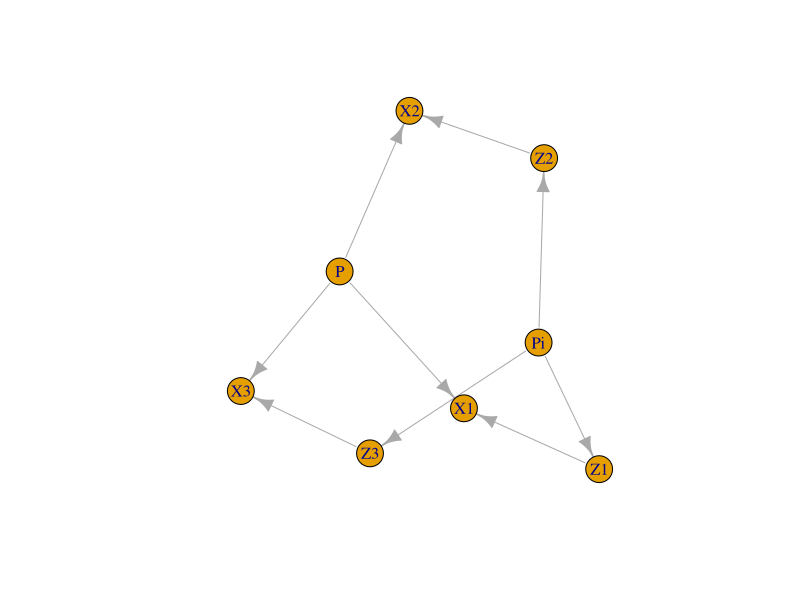

Reproduce this figure in R.
## ---- chunk 1
library(gtools)

set.seed(10)
## ---- chunk 2
library(igraph)

adj <- rbind(c(0, 1, 1, 1, 0, 0, 0, 0),
             c(0, 0, 0, 0, 1, 0, 0, 0),
             c(0, 0, 0, 0, 0, 1, 0, 0),
             c(0, 0, 0, 0, 0, 0, 1, 0),
             c(0, 0, 0, 0, 0, 0, 0, 0),
             c(0, 0, 0, 0, 0, 0, 0, 0),
             c(0, 0, 0, 0, 0, 0, 0, 0),
             c(0, 0, 0, 0, 1, 1, 1, 0))

names <- c("Pi", "Z1", "Z2", "Z3", "X1", "X2", "X3", "P")
plot(graph_from_adjacency_matrix(adj, weighted=T), vertex.label=names)
## ---- chunk 3
#' @param x an R vector of data
#' @param P a K by R matrix of allele frequencies
#' @return the log-likelihood for each of the K populations
log_pr_x_given_P <- function(x,P){
  tP <- t(P) #transpose P so tP is R by K
  return(colSums(x*log(tP)+(1-x)*log(1-tP)))
}

normalize <- function(x){return(x/sum(x))} #used in sample_z below

#' @param x an n by R matrix of data
#' @param P a K by R matrix of allele frequencies
#' @return an n vector of group memberships
sample_z <- function(x, P, Pi){
  K <- nrow(P)
  loglik_matrix <- apply(x, 1, log_pr_x_given_P, P=P)

  lik_matrix <- exp(loglik_matrix)
  lik_matrix <- lik_matrix * as.vector(Pi)

  p.z.given.x <- apply(lik_matrix,2,normalize) # normalize columns

  z <- rep(0, nrow(x))
  for(i in 1:length(z)){
    z[i] <- sample(1:K, size=1,prob=p.z.given.x[,i],replace=TRUE)
  }
  return(z)
}

#' @param x an n by R matrix of data
#' @param z an n vector of cluster allocations
#' @return a k by R matrix of allele frequencies
sample_P <- function(x,z,k){
  R <- ncol(x)
  P <- matrix(ncol=R,nrow=k)
  for(i in 1:k){
    sample_size <- sum(z==i)
    if(sample_size==0){
      number_of_ones=rep(0,R) 
    } else {
      number_of_ones <- colSums(x[z==i,])
    }
    P[i,] <- rbeta(R,1+number_of_ones,1+sample_size-number_of_ones) 
  }
  return(P)
}

#' @param z an n vector of cluster allocations (1...k)
#' @param k the number of clusters
sample_pi <- function(z,k){
  counts <- colSums(outer(z,1:k,FUN="=="))
  Pi <- gtools::rdirichlet(1,counts+1)
  return(Pi)
}

gibbs <- function(x, P=NULL, k = 2, niter = 100){
  # Initialize priors
  z <- sample(1:k,nrow(x),replace=TRUE)
  Pi <- rep(1/k,k)

  res <- list(z = matrix(nrow=niter, ncol=nrow(x)), Pi = matrix(nrow=niter, ncol=k))
  res$z[1,]=z
  res$Pi[1,]=Pi
 
  pknown <- TRUE
  if (is.null(P)) {
    pknown <- FALSE
  }

  for(i in 2:niter){
    Pi <- sample_pi(z,k)
    if (pknown == FALSE) {
      P <- sample_P(x,z,k)
    }
    z <- sample_z(x,P,Pi)
    res$z[i,] <- z
    res$Pi[i,] <- Pi
  }
  if (pknown == FALSE) {
    print(P)
  }
  return(res)
}
## ---- chunk 4
# Generate the genotype and indicator for an elephant.
makeElephant <- function(z, f) {
  k <- length(z) # number of subpopulations

  subpopulation <- sample(seq(1, k), 1, prob=z) 
  elephant <- rbinom(f[subpopulation,], 1, f[subpopulation,])
  return(list(x=elephant, z=subpopulation))
}

# Generate genotypes and indicators for n elephants.
makeElephants <- function(n, z, f) {
  genotypes <- matrix(0, n, ncol(f))
  indicators <- matrix(n, 0, 1)
  for (i in 1:n) {
    elephant <- makeElephant(z, f)
    genotypes[i,] <- elephant$x
    indicators[i] <- elephant$z
  }
  return(list(x=genotypes, z=indicators))
}
## ---- chunk 5
n <- 1000
fs <- c(0.40, 0.12, 0.21, 0.12, 0.02, 0.32)
ff <- c(0.80, 0.20, 0.11, 0.17, 0.23, 0.25)
f <- rbind(fs, ff)
p <- c(.2, .8) # 20% savannah, 80% forest

pop <- makeElephants(n, p, f)
x <- pop$x
z <- pop$z
## ---- chunk 6
niter <- 100
res <- gibbs(x=x, k=2, niter=niter)
table(res$z[niter,],z)
res$Pi[niter,]
## ---- chunk 7
niter <- 100
res <- gibbs(x=x, P=f, k=2, niter=niter)
table(res$z[niter,],z)
res$Pi[niter,]
## ---- chunk 8
n <- 1000
fs <- c(.1, .1, .1, .1, .1)
ff <- c(.9, .9, .9, .9, .9)
f <- rbind(fs, ff)
p <- c(.2, .8) # 20% savannah, 80% forest

pop <- makeElephants(n, p, f)
x <- pop$x
z <- pop$z
## ---- chunk 9
niter <- 100
res <- gibbs(x=x, k=2, niter=niter)
table(res$z[niter,],z)
res$Pi[niter,]
## ---- chunk 10
n <- 1000
nloci <- 10
p <- c(.3, .2, .5)
f <- rbind(runif(nloci)/10, (runif(nloci)+5)/10, (runif(nloci)+9)/10)

pop <- makeElephants(n, p, f)
x <- pop$x
z <- pop$z
## ---- chunk 11
niter <- 100
res <- gibbs(x=x, k=2, niter=niter)
table(res$z[niter,],pop$z)
res$Pi[niter,]
## ---- chunk 12
niter <- 100
res <- gibbs(x=x, k=3, niter=niter)
table(res$z[niter,],pop$z)
res$Pi[niter,]
## ---- chunk 13
niter <- 100
res <- gibbs(x=x, k=4, niter=niter)
table(res$z[niter,],pop$z)
res$Pi[niter,]
## ---- chunk 14
#' @param x an n by R matrix of data
#' @param P a K by R matrix of allele frequencies
#' @return an n by R matrix of group memberships for each allele
sample_z_admixture <- function(x, P, Pi){
  K <- nrow(P)
  loglik_matrix <- apply(x, 1, log_pr_x_given_P, P=P)

  lik_matrix <- exp(loglik_matrix)
  lik_matrix <- lik_matrix * as.vector(Pi)

  p.z.given.x <- apply(lik_matrix,2,normalize) # normalize columns

  z <- matrix(0, nrow(x), ncol(x))
  for(i in 1:nrow(z)) {
    for(j in 1:ncol(z)) {
      z[i,j] <- sample(1:K,size=1,prob=p.z.given.x[,i],replace=TRUE)
    }
  }
  return(z)
}

#' @param x an n by R matrix of data
#' @param z an n by R matrix of group memberships for each allele
#' @return a k by R matrix of allele frequencies
sample_P_admixture <- function(x,z,k){
  R <- ncol(x)
  P <- matrix(ncol=R,nrow=k)
  for(i in 1:k){
    sample_size <- colSums(apply(z == i, 2, as.numeric))
    number_of_ones <- colSums(x * apply(z == i, 2, as.numeric))
    P[i,] <- rbeta(R,1+number_of_ones,1+sample_size-number_of_ones) 
  }
  return(P)
}

#' @param z an n by R matrix of cluster allocations (1...k)
#' @param k the number of clusters
sample_pi_admixture <- function(z,k){
  counts <- matrix(0, nrow=1, ncol=k)
  for (i in 1:k) {
    counts[i] <- sum(z==i)
  }
  Pi <- gtools::rdirichlet(1,counts+1)
  return(Pi)
}

gibbs_admixture <- function(x, P=NULL, k = 2, niter = 100){
  z <- matrix(sample(1:k,length(x),replace=TRUE),nrow=nrow(x),ncol=ncol(x))
  Pi <- rep(1/k,k)

  res <- list(z = list(), Pi = list())
  res$z[[1]] <- z
  res$Pi[[1]] <- Pi
 
  pknown <- TRUE
  if (is.null(P)){
    pknown <- FALSE
  }

  for(i in 2:niter){
    Pi <- sample_pi_admixture(z,k)
    if (pknown == FALSE) {
      P <- sample_P_admixture(x,z,k)
    }
    z <- sample_z_admixture(x,P,Pi)
    res$z[[i]] <- z
    res$Pi[[i]] <- Pi
  }
  if (pknown == FALSE) {
    print(P)
  }
  return(res)
}
## ---- chunk 15
# Generate the genotype and indicator for an elephant. For simplicity, only
# allow 1 recombination point.
makeAdmixedElephant <- function(z, f) {
  k <- length(z)   # number of subpopulations
  nloci <- ncol(f) # number of loci

  subpopulation1 <- sample(seq(1, k), 1, prob=z)
  subpopulation2 <- sample(seq(1, k), 1, prob=z)
  recombination <- sample(seq(2, nloci-2), 1) # don't allow recombinations at endpoints...

  elephant1 <- rbinom(f[subpopulation1,1:recombination], 1,
                      f[subpopulation1,1:recombination])
  elephant2 <- rbinom(f[subpopulation2,(recombination+1):nloci], 1,
                      f[subpopulation2,(recombination+1):nloci])
  
  elephant <- c(elephant1, elephant2)
  subpopulation <- c(rep(subpopulation1, recombination), rep(subpopulation2,
                                                             nloci-recombination))

  return(list(x=elephant, z=subpopulation))
}

# Generate genotypes and indicators for n elephants.
makeAdmixedElephants <- function(n, z, f) {
  genotypes <- matrix(0, n, ncol(f))
  indicators <- matrix(0, n, ncol(f))
  for (i in 1:n) {
    elephant <- makeAdmixedElephant(z, f)
    genotypes[i,] <- elephant$x
    indicators[i,] <- elephant$z
  }
  return(list(x=genotypes, z=indicators))
}
## ---- chunk 16
n <- 1000
f1 <- c(.9, .9, .9, .9, .9, .9)
f2 <- c(.1, .1, .1, .1, .1, .1)
f <- rbind(f1, f2)
p <- c(.2, .8)

pop_mix <- makeAdmixedElephants(n, p, f)
x <- pop_mix$x
z <- pop_mix$z
## ---- chunk 17
niter <- 100
res <- gibbs_admixture(x=x, k=2, niter=niter)
table(res$z[[niter]],z)
res$Pi[[niter]]
## ---- chunk 18
sum(rowSums(z) == 12) + sum(rowSums(z) == 6) # number of genotypes without admixture
## ---- chunk 19
z_adm_gibbs <- res$z[[niter]][rowSums(z) != 12 & rowSums(z) != 6,]
z_adm <- z[rowSums(z) != 12 & rowSums(z) != 6,]

z_noadm_gibbs <- res$z[[niter]][rowSums(z) == 12 | rowSums(z) == 6,]
z_noadm <- z[rowSums(z) == 12 | rowSums(z) == 6,]

table(z_adm_gibbs, z_adm)
table(z_noadm_gibbs, z_noadm)
## ---- chunk 20
niter <- 100
res <- gibbs_admixture(x=x, P=f, k=2, niter=niter)
table(res$z[[niter]],z)
res$Pi[[niter]]
## ---- chunk 21
z_adm_gibbs <- res$z[[niter]][rowSums(z) != 12 & rowSums(z) != 6,]
z_adm <- z[rowSums(z) != 12 & rowSums(z) != 6,]

z_noadm_gibbs <- res$z[[niter]][rowSums(z) == 12 | rowSums(z) == 6,]
z_noadm <- z[rowSums(z) == 12 | rowSums(z) == 6,]

table(z_adm_gibbs, z_adm)
table(z_noadm_gibbs, z_noadm)
## ---- chunk 22
n <- 1000
fs <- c(0.40, 0.12, 0.21, 0.12, 0.02, 0.32)
ff <- c(0.80, 0.20, 0.11, 0.17, 0.23, 0.25)
f <- rbind(fs, ff)
p <- c(.2, .8) # 20% savannah, 80% forest

pop_mix <- makeAdmixedElephants(n, p, f)
x <- pop_mix$x
z <- pop_mix$z
## ---- chunk 23
niter <- 100
res <- gibbs_admixture(x=x, k=2, niter=niter)
table(res$z[[niter]],z)
res$Pi[[niter]]
## ---- chunk 24
z_adm_gibbs <- res$z[[niter]][rowSums(z) != 12 & rowSums(z) != 6,]
z_adm <- z[rowSums(z) != 12 & rowSums(z) != 6,]

z_noadm_gibbs <- res$z[[niter]][rowSums(z) == 12 | rowSums(z) == 6,]
z_noadm <- z[rowSums(z) == 12 | rowSums(z) == 6,]

table(z_adm_gibbs, z_adm)
table(z_noadm_gibbs, z_noadm)
## ---- chunk 25
niter <- 100
res <- gibbs_admixture(x=x, P=f, k=2, niter=niter)
table(res$z[[niter]],z)
res$Pi[[niter]]
## ---- chunk 26
z_adm_gibbs <- res$z[[niter]][rowSums(z) != 12 & rowSums(z) != 6,]
z_adm <- z[rowSums(z) != 12 & rowSums(z) != 6,]

z_noadm_gibbs <- res$z[[niter]][rowSums(z) == 12 | rowSums(z) == 6,]
z_noadm <- z[rowSums(z) == 12 | rowSums(z) == 6,]

table(z_adm_gibbs, z_adm)
table(z_noadm_gibbs, z_noadm)
